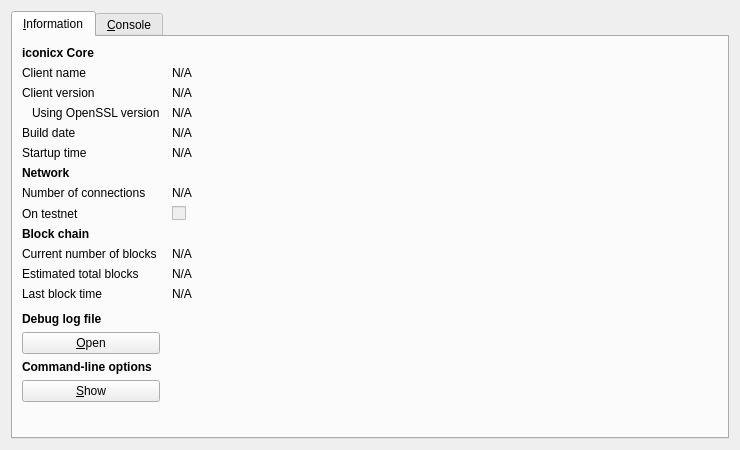
<?xml version="1.0" encoding="UTF-8"?>
<ui version="4.0">
 <class>RPCConsole</class>
 <widget class="QDialog" name="RPCConsole">
  <property name="geometry">
   <rect>
    <x>0</x>
    <y>0</y>
    <width>740</width>
    <height>450</height>
   </rect>
  </property>
  <property name="windowTitle">
   <string>iconicx - Debug window</string>
  </property>
  <layout class="QVBoxLayout" name="verticalLayout_2">
   <item>
    <widget class="QTabWidget" name="tabWidget">
     <property name="currentIndex">
      <number>0</number>
     </property>
     <widget class="QWidget" name="tab_info">
      <attribute name="title">
       <string>&amp;Information</string>
      </attribute>
      <layout class="QGridLayout" name="gridLayout" columnstretch="0,1">
       <property name="horizontalSpacing">
        <number>12</number>
       </property>
       <item row="0" column="0">
        <widget class="QLabel" name="label_9">
         <property name="font">
          <font>
           <weight>75</weight>
           <bold>true</bold>
          </font>
         </property>
         <property name="text">
          <string>iconicx Core</string>
         </property>
        </widget>
       </item>
       <item row="1" column="0">
        <widget class="QLabel" name="label_5">
         <property name="text">
          <string>Client name</string>
         </property>
        </widget>
       </item>
       <item row="1" column="1">
        <widget class="QLabel" name="clientName">
         <property name="cursor">
          <cursorShape>IBeamCursor</cursorShape>
         </property>
         <property name="text">
          <string>N/A</string>
         </property>
         <property name="textFormat">
          <enum>Qt::PlainText</enum>
         </property>
         <property name="textInteractionFlags">
          <set>Qt::LinksAccessibleByMouse|Qt::TextSelectableByKeyboard|Qt::TextSelectableByMouse</set>
         </property>
        </widget>
       </item>
       <item row="2" column="0">
        <widget class="QLabel" name="label_6">
         <property name="text">
          <string>Client version</string>
         </property>
        </widget>
       </item>
       <item row="2" column="1">
        <widget class="QLabel" name="clientVersion">
         <property name="cursor">
          <cursorShape>IBeamCursor</cursorShape>
         </property>
         <property name="text">
          <string>N/A</string>
         </property>
         <property name="textFormat">
          <enum>Qt::PlainText</enum>
         </property>
         <property name="textInteractionFlags">
          <set>Qt::LinksAccessibleByMouse|Qt::TextSelectableByKeyboard|Qt::TextSelectableByMouse</set>
         </property>
        </widget>
       </item>
       <item row="3" column="0">
        <widget class="QLabel" name="label_14">
         <property name="text">
          <string>Using OpenSSL version</string>
         </property>
         <property name="indent">
          <number>10</number>
         </property>
        </widget>
       </item>
       <item row="3" column="1">
        <widget class="QLabel" name="openSSLVersion">
         <property name="cursor">
          <cursorShape>IBeamCursor</cursorShape>
         </property>
         <property name="text">
          <string>N/A</string>
         </property>
         <property name="textFormat">
          <enum>Qt::PlainText</enum>
         </property>
         <property name="textInteractionFlags">
          <set>Qt::LinksAccessibleByMouse|Qt::TextSelectableByKeyboard|Qt::TextSelectableByMouse</set>
         </property>
        </widget>
       </item>
       <item row="4" column="0">
        <widget class="QLabel" name="label_12">
         <property name="text">
          <string>Build date</string>
         </property>
        </widget>
       </item>
       <item row="4" column="1">
        <widget class="QLabel" name="buildDate">
         <property name="cursor">
          <cursorShape>IBeamCursor</cursorShape>
         </property>
         <property name="text">
          <string>N/A</string>
         </property>
         <property name="textFormat">
          <enum>Qt::PlainText</enum>
         </property>
         <property name="textInteractionFlags">
          <set>Qt::LinksAccessibleByMouse|Qt::TextSelectableByKeyboard|Qt::TextSelectableByMouse</set>
         </property>
        </widget>
       </item>
       <item row="5" column="0">
        <widget class="QLabel" name="label_13">
         <property name="text">
          <string>Startup time</string>
         </property>
        </widget>
       </item>
       <item row="5" column="1">
        <widget class="QLabel" name="startupTime">
         <property name="cursor">
          <cursorShape>IBeamCursor</cursorShape>
         </property>
         <property name="text">
          <string>N/A</string>
         </property>
         <property name="textFormat">
          <enum>Qt::PlainText</enum>
         </property>
         <property name="textInteractionFlags">
          <set>Qt::LinksAccessibleByMouse|Qt::TextSelectableByKeyboard|Qt::TextSelectableByMouse</set>
         </property>
        </widget>
       </item>
       <item row="6" column="0">
        <widget class="QLabel" name="label_11">
         <property name="font">
          <font>
           <weight>75</weight>
           <bold>true</bold>
          </font>
         </property>
         <property name="text">
          <string>Network</string>
         </property>
        </widget>
       </item>
       <item row="7" column="0">
        <widget class="QLabel" name="label_7">
         <property name="text">
          <string>Number of connections</string>
         </property>
        </widget>
       </item>
       <item row="7" column="1">
        <widget class="QLabel" name="numberOfConnections">
         <property name="cursor">
          <cursorShape>IBeamCursor</cursorShape>
         </property>
         <property name="text">
          <string>N/A</string>
         </property>
         <property name="textFormat">
          <enum>Qt::PlainText</enum>
         </property>
         <property name="textInteractionFlags">
          <set>Qt::LinksAccessibleByMouse|Qt::TextSelectableByKeyboard|Qt::TextSelectableByMouse</set>
         </property>
        </widget>
       </item>
       <item row="8" column="0">
        <widget class="QLabel" name="label_8">
         <property name="text">
          <string>On testnet</string>
         </property>
        </widget>
       </item>
       <item row="8" column="1">
        <widget class="QCheckBox" name="isTestNet">
         <property name="enabled">
          <bool>false</bool>
         </property>
         <property name="text">
          <string/>
         </property>
        </widget>
       </item>
       <item row="9" column="0">
        <widget class="QLabel" name="label_10">
         <property name="font">
          <font>
           <weight>75</weight>
           <bold>true</bold>
          </font>
         </property>
         <property name="text">
          <string>Block chain</string>
         </property>
        </widget>
       </item>
       <item row="10" column="0">
        <widget class="QLabel" name="label_3">
         <property name="text">
          <string>Current number of blocks</string>
         </property>
        </widget>
       </item>
       <item row="10" column="1">
        <widget class="QLabel" name="numberOfBlocks">
         <property name="cursor">
          <cursorShape>IBeamCursor</cursorShape>
         </property>
         <property name="text">
          <string>N/A</string>
         </property>
         <property name="textFormat">
          <enum>Qt::PlainText</enum>
         </property>
         <property name="textInteractionFlags">
          <set>Qt::LinksAccessibleByMouse|Qt::TextSelectableByKeyboard|Qt::TextSelectableByMouse</set>
         </property>
        </widget>
       </item>
       <item row="11" column="0">
        <widget class="QLabel" name="label_4">
         <property name="text">
          <string>Estimated total blocks</string>
         </property>
        </widget>
       </item>
       <item row="11" column="1">
        <widget class="QLabel" name="totalBlocks">
         <property name="cursor">
          <cursorShape>IBeamCursor</cursorShape>
         </property>
         <property name="text">
          <string>N/A</string>
         </property>
         <property name="textFormat">
          <enum>Qt::PlainText</enum>
         </property>
         <property name="textInteractionFlags">
          <set>Qt::LinksAccessibleByMouse|Qt::TextSelectableByKeyboard|Qt::TextSelectableByMouse</set>
         </property>
        </widget>
       </item>
       <item row="12" column="0">
        <widget class="QLabel" name="label_2">
         <property name="text">
          <string>Last block time</string>
         </property>
        </widget>
       </item>
       <item row="12" column="1">
        <widget class="QLabel" name="lastBlockTime">
         <property name="cursor">
          <cursorShape>IBeamCursor</cursorShape>
         </property>
         <property name="text">
          <string>N/A</string>
         </property>
         <property name="textFormat">
          <enum>Qt::PlainText</enum>
         </property>
         <property name="textInteractionFlags">
          <set>Qt::LinksAccessibleByMouse|Qt::TextSelectableByKeyboard|Qt::TextSelectableByMouse</set>
         </property>
        </widget>
       </item>
       <item row="13" column="0">
        <spacer name="verticalSpacer_2">
         <property name="orientation">
          <enum>Qt::Vertical</enum>
         </property>
         <property name="sizeHint" stdset="0">
          <size>
           <width>20</width>
           <height>20</height>
          </size>
         </property>
        </spacer>
       </item>
       <item row="14" column="0">
        <widget class="QLabel" name="labelDebugLogfile">
         <property name="font">
          <font>
           <weight>75</weight>
           <bold>true</bold>
          </font>
         </property>
         <property name="text">
          <string>Debug log file</string>
         </property>
        </widget>
       </item>
       <item row="15" column="0">
        <widget class="QPushButton" name="openDebugLogfileButton">
         <property name="toolTip">
          <string>Open the iconicx debug log file from the current data directory. This can take a few seconds for large log files.</string>
         </property>
         <property name="text">
          <string>&amp;Open</string>
         </property>
         <property name="autoDefault">
          <bool>false</bool>
         </property>
        </widget>
       </item>
       <item row="16" column="0">
        <widget class="QLabel" name="labelCLOptions">
         <property name="font">
          <font>
           <weight>75</weight>
           <bold>true</bold>
          </font>
         </property>
         <property name="text">
          <string>Command-line options</string>
         </property>
        </widget>
       </item>
       <item row="17" column="0">
        <widget class="QPushButton" name="showCLOptionsButton">
         <property name="toolTip">
          <string>Show the iconicx-qt help message to get a list with possible iconicx command-line options.</string>
         </property>
         <property name="text">
          <string>&amp;Show</string>
         </property>
         <property name="autoDefault">
          <bool>false</bool>
         </property>
        </widget>
       </item>
       <item row="18" column="0">
        <spacer name="verticalSpacer">
         <property name="orientation">
          <enum>Qt::Vertical</enum>
         </property>
         <property name="sizeHint" stdset="0">
          <size>
           <width>20</width>
           <height>40</height>
          </size>
         </property>
        </spacer>
       </item>
      </layout>
     </widget>
     <widget class="QWidget" name="tab_console">
      <attribute name="title">
       <string>&amp;Console</string>
      </attribute>
      <layout class="QVBoxLayout" name="verticalLayout_3">
       <property name="spacing">
        <number>3</number>
       </property>
       <item>
        <widget class="QTextEdit" name="messagesWidget">
         <property name="minimumSize">
          <size>
           <width>0</width>
           <height>100</height>
          </size>
         </property>
         <property name="readOnly">
          <bool>true</bool>
         </property>
         <property name="tabKeyNavigation" stdset="0">
          <bool>false</bool>
         </property>
         <property name="columnCount" stdset="0">
          <number>2</number>
         </property>
        </widget>
       </item>
       <item>
        <layout class="QHBoxLayout" name="horizontalLayout">
         <property name="spacing">
          <number>3</number>
         </property>
         <item>
          <widget class="QLabel" name="label">
           <property name="text">
            <string notr="true">&gt;</string>
           </property>
          </widget>
         </item>
         <item>
          <widget class="QLineEdit" name="lineEdit"/>
         </item>
         <item>
          <widget class="QPushButton" name="clearButton">
           <property name="maximumSize">
            <size>
             <width>24</width>
             <height>24</height>
            </size>
           </property>
           <property name="toolTip">
            <string>Clear console</string>
           </property>
           <property name="text">
            <string/>
           </property>
           <property name="icon">
            <iconset resource="../bitcoin.qrc">
             <normaloff>:/icons/remove</normaloff>:/icons/remove</iconset>
           </property>
           <property name="shortcut">
            <string notr="true">Ctrl+L</string>
           </property>
           <property name="autoDefault">
            <bool>false</bool>
           </property>
          </widget>
         </item>
        </layout>
       </item>
      </layout>
     </widget>
    </widget>
   </item>
  </layout>
 </widget>
 <resources>
  <include location="../bitcoin.qrc"/>
 </resources>
 <connections/>
</ui>
